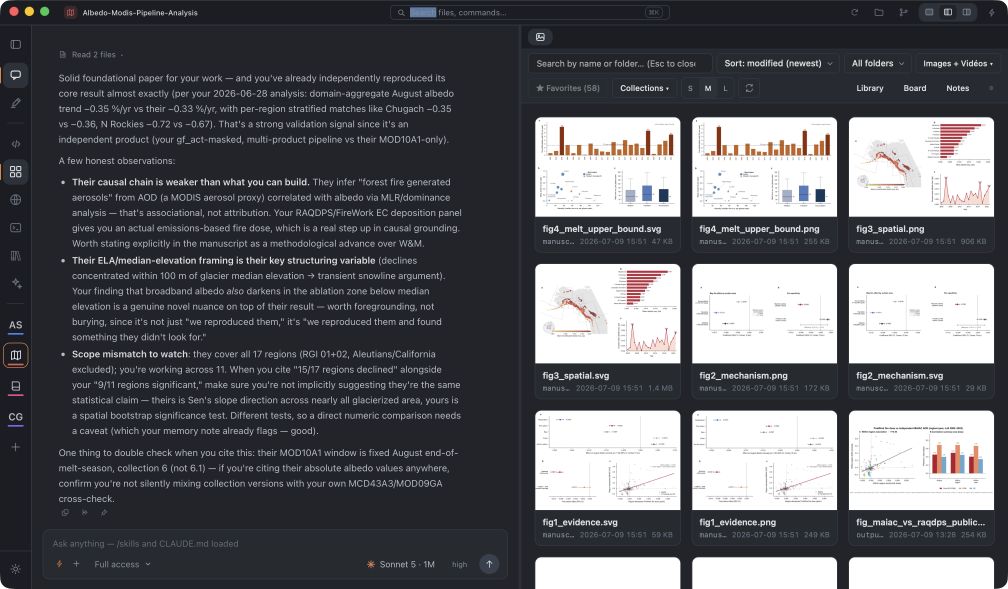
#> input picture docs/ui/baseline/1512x883-dark-split-thread-actif.png, 3024 x 1766 px (shown at 1/3 size); its folder holds 7 pictures in this run
$ python generate-readme-media.py
#> lines starting #> are read from the running program, lines starting #| are printed output that depends on the picture; after the words box and inside, x2 and y2 are one past the last pixel; in counts of white or black regions, pixels touching at a corner belong together
#!/usr/bin/env python3
from __future__ import annotations

from pathlib import Path
import shutil
from PIL import Image, ImageDraw, ImageFont, ImageFilter

ROOT = Path(__file__).resolve().parents[1]
OUT = ROOT / "docs" / "media"
OUT.mkdir(parents=True, exist_ok=True)
WEB_OUT = ROOT / "website" / "public"
WEB_OUT.mkdir(parents=True, exist_ok=True)
BASELINES = ROOT / "docs" / "ui" / "baseline"

W, H = 1600, 1000
BG = "#20242a"
SIDE = "#171a1f"
PANEL = "#262b31"
PANEL2 = "#2d333b"
BORDER = "#3b434f"
TEXT = "#e8eaed"
TEXT2 = "#c9ced7"
MUTED = "#858e9b"
MUTED2 = "#626c7a"
ACCENT = "#e8823a"
BLUE = "#79a7ff"
GREEN = "#98c379"


def font(size: int, bold: bool = False, candidates: list[str] | None = None) -> ImageFont.FreeTypeFont:
#> called with size = 10, bold = False
    candidates = candidates or [
        "/System/Library/Fonts/SFNS.ttf",
        "/System/Library/Fonts/Supplemental/Arial Unicode.ttf",
        "/Library/Fonts/Arial Unicode.ttf",
    ]
    for p in candidates:
        try:
            return ImageFont.truetype(p, size=size)
        except Exception:
            pass
    return ImageFont.load_default()


F10 = font(10)
F12 = font(12)
F13 = font(13)
F14 = font(14)
F15 = font(15)
F16 = font(16)
F17 = font(17)
F18 = font(18)
F20 = font(20)
F22 = font(22)
F24 = font(24)
F28 = font(28)
F40 = font(40)
F52_DISPLAY = font(
    52,
    candidates=[
        "/System/Library/Fonts/NewYorkItalic.ttf",
        "/System/Library/Fonts/Supplemental/Didot.ttc",
        "/System/Library/Fonts/Avenir Next.ttc",
    ],
)
F96_DISPLAY = font(
    96,
    candidates=[
        "/System/Library/Fonts/NewYork.ttf",
        "/System/Library/Fonts/Supplemental/Didot.ttc",
        "/System/Library/Fonts/Avenir Next.ttc",
    ],
)


def centered(draw, xy, s, fill=TEXT2, f=F16):
    draw.text(xy, s, fill=fill, font=f, anchor="mm")


def rr(draw: ImageDraw.ImageDraw, box, radius=10, fill=None, outline=None, width=1):
    draw.rounded_rectangle(box, radius=radius, fill=fill, outline=outline, width=width)


def text(draw, xy, s, fill=TEXT2, f=F16, anchor=None):
    draw.text(xy, s, fill=fill, font=f, anchor=anchor)


def dot(draw, x, y, c):
    draw.ellipse((x, y, x + 18, y + 18), fill=c)


def load_baseline(name: str) -> Image.Image:
#> called with name = '1512x883-dark-split-thread-actif.png'
    path = BASELINES / name
    if not path.is_file():
        raise FileNotFoundError(f"README baseline missing: {path}")
    return Image.open(path).convert("RGB")
#> call 2 of load_baseline, with name = '1512x883-dark-galerie-formats.png'
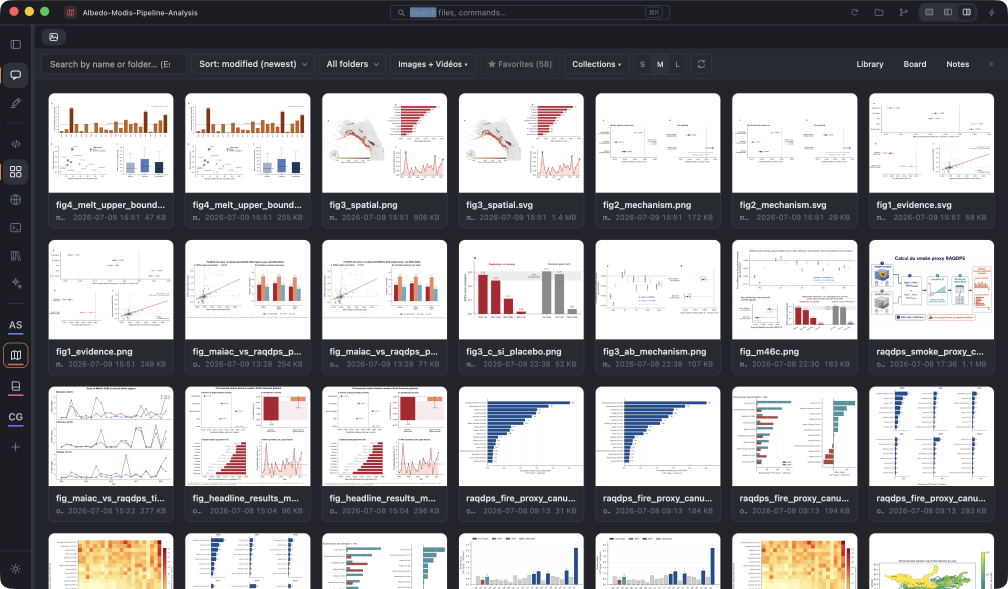
#> input picture docs/ui/baseline/1512x883-dark-galerie-formats.png, 3024 x 1766 px (shown at 1/3 size)
#> call 3 of load_baseline, with name = '1222x1610-dark-latex-editor.png'
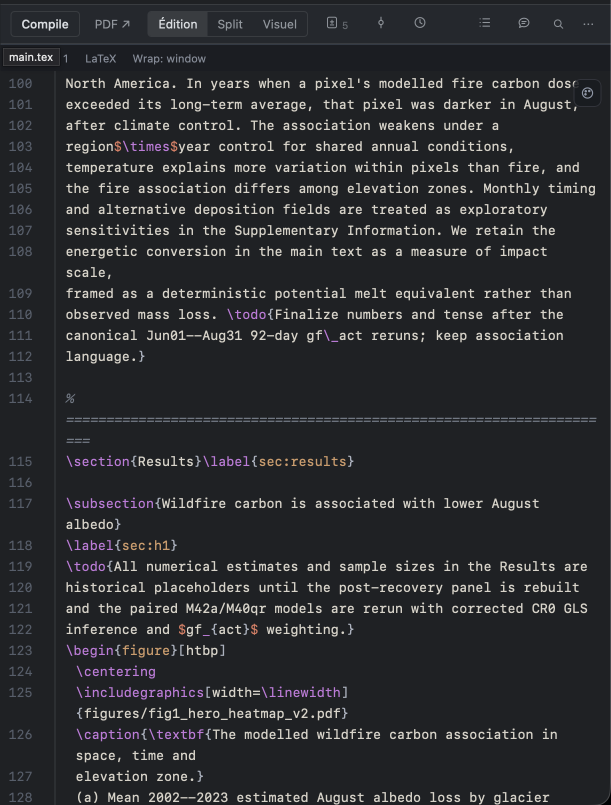
#> input picture docs/ui/baseline/1222x1610-dark-latex-editor.png, 1222 x 1610 px (shown at 1/2 size)
#> in draw_library, `img = Image.new("RGB", (1200, 760), "#20242a")`:
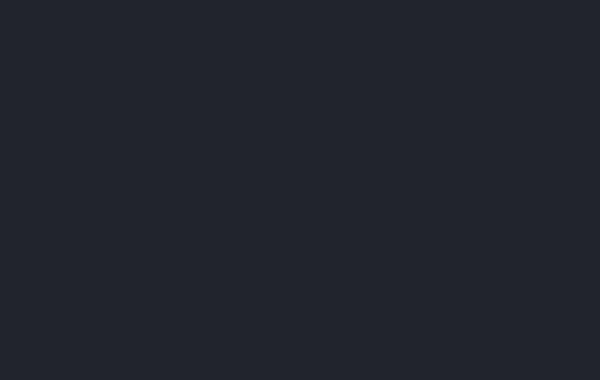
#> img: PIL image 1200x760 RGB (shown at 1/2 size); mean R, G, B 32, 36, 42
#> after the loop in draw_library, `for label, count, active in collections:`: y = 354
#> after the loop in draw_library, `for author, title, year, active in rows:`: y = 650


def cover(image: Image.Image, size: tuple[int, int]) -> Image.Image:
    target_w, target_h = size
    scale = max(target_w / image.width, target_h / image.height)
    resized = image.resize(
        (round(image.width * scale), round(image.height * scale)),
        Image.Resampling.LANCZOS,
    )
    left = (resized.width - target_w) // 2
    top = (resized.height - target_h) // 2
    return resized.crop((left, top, left + target_w, top + target_h))


def draw_banner() -> Image.Image:
    """Editorial hero built from the real product, not a synthetic mockup."""
    img = Image.new("RGB", (1600, 720), "#0d1015")
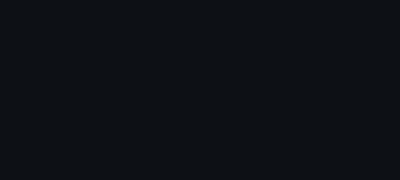
#> img: PIL image 1600x720 RGB (shown at 1/4 size); mean R, G, B 13, 16, 21
    d = ImageDraw.Draw(img)
    d.rectangle((0, 0, 510, 720), fill="#12161c")
    d.line((510, 0, 510, 720), fill="#29303a", width=1)

    text(d, (64, 70), "AGENTIC RESEARCH ENVIRONMENT", "#8f99a7", F15)
    text(d, (62, 136), "Atelier", TEXT, F96_DISPLAY)
    text(d, (68, 254), "Research moves", "#f0f2f5", F52_DISPLAY)
    text(d, (68, 314), "when context stays.", "#f0f2f5", F52_DISPLAY)

    copy = [
        "Ask agents.",
        "Organize evidence.",
        "Inspect figures.",
        "Advance the project.",
    ]
    y = 410
    for index, line in enumerate(copy):
        d.ellipse((68, y + 8, 78, y + 18), fill=ACCENT if index == 3 else "#4b5664")
        text(d, (96, y), line, TEXT2 if index < 3 else TEXT, F22)
        y += 46
#> after the loop, y = 594
    d.line((68, 628, 436, 628), fill=ACCENT, width=3)
    d.line((68, 636, 326, 636), fill="#667181", width=1)

    product = load_baseline("1512x883-dark-split-thread-actif.png")
    product = cover(product, (1020, 596))
    # A quiet shadow step separates the real app from the editorial canvas.
    shadow = Image.new("RGBA", img.size, (0, 0, 0, 0))
#> shadow: PIL image 1600x720 RGBA; every value is 0
    sd = ImageDraw.Draw(shadow)
    sd.rounded_rectangle((544, 76, 1580, 688), radius=22, fill=(0, 0, 0, 145))
    shadow = shadow.filter(ImageFilter.GaussianBlur(18))
    img = Image.alpha_composite(img.convert("RGBA"), shadow).convert("RGB")
    img.paste(product, (554, 86))
    d = ImageDraw.Draw(img)
    d.rounded_rectangle((553, 85, 1575, 683), radius=16, outline="#3a424e", width=2)
    return img


# [137 lines left out: function draw_window, not called in this run]


def crop_resize(img: Image.Image, box, width=960) -> Image.Image:
    cropped = img.crop(box)
    h = round(cropped.height * width / cropped.width)
    return cropped.resize((width, h), Image.Resampling.LANCZOS)


def annotate_focus(base: Image.Image, box, label: str, t: float) -> Image.Image:
#> called with box = (118, 96, 1048, 838), label = 'Project-aware agent workspace', t = 1
    img = base.copy()
    overlay = Image.new("RGBA", img.size, (0, 0, 0, 115))
    mask = Image.new("L", img.size, 0)
#> mask: PIL image 3024x1766 L; every value is 0
    md = ImageDraw.Draw(mask)
    pad = int(18 + 8 * t)
    x1, y1, x2, y2 = box
    md.rounded_rectangle((x1 - pad, y1 - pad, x2 + pad, y2 + pad), radius=22, fill=255)
    overlay.putalpha(Image.eval(mask, lambda p: 0 if p else 115))
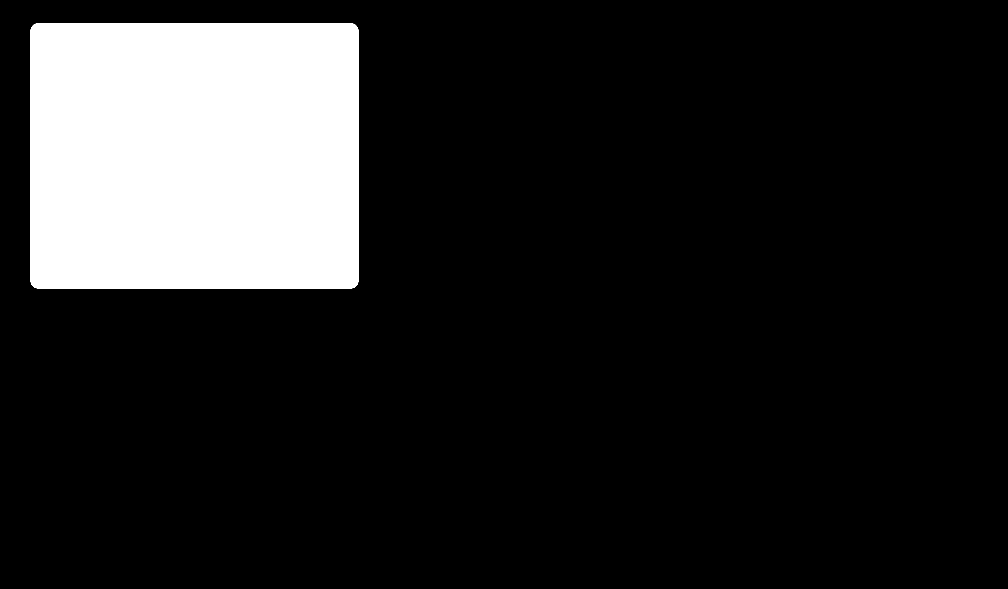
#> mask: PIL image 3024x1766 L (shown at 1/3 size); 14.6% white; 1 white region, box (x1, y1, x2, y2) and area: (92, 70, 1075, 865) 781041
    img = Image.alpha_composite(img.convert("RGBA"), overlay)
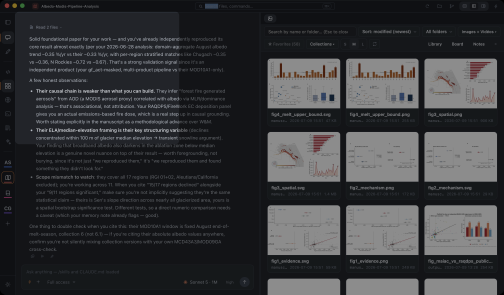
#> img: PIL image 3024x1766 RGBA (shown at 1/6 size); mean R, G, B, A 53.6, 54.6, 57.1, 255
    d = ImageDraw.Draw(img)
    d.rounded_rectangle((x1 - pad, y1 - pad, x2 + pad, y2 + pad), radius=22, outline=ACCENT, width=5)
    label_w = d.textbbox((0, 0), label, font=F22)[2] + 34
#> label_w = 380
    label_box = (x1 - pad, max(70, y1 - pad - 58), x1 - pad + label_w, max(112, y1 - pad - 12))
#> label_box = (92, 70, 472, 112)
    d.rounded_rectangle(label_box, radius=12, fill="#2b313b", outline="#4a5564", width=1)
    d.text((label_box[0] + 17, label_box[1] + 10), label, fill=TEXT, font=F22)
    return img.convert("RGB")
#> returned value: PIL image 3024x1766 RGB


# [22 lines left out: function save_gif, not called in this run]


def story_frame(image: Image.Image, eyebrow: str, title: str, step: int, total: int) -> Image.Image:
    """Turn a complete product view into an editorial README frame."""
#> called with eyebrow = '01 · Project context', step = 0, total = 5
    canvas = Image.new("RGB", (960, 600), "#111419")
    shot = cover(image, (960, 520))
    canvas.paste(shot, (0, 0))
    d = ImageDraw.Draw(canvas)
    d.rectangle((0, 520, 960, 600), fill="#171b21")
    d.rectangle((0, 520, 5, 600), fill=ACCENT)
    text(d, (28, 536), eyebrow.upper(), ACCENT, F12)
    text(d, (28, 558), title, TEXT, F22)
    for i in range(total):
        x1 = 760 + i * 56
        d.rounded_rectangle(
            (x1, 566, x1 + 42, 570),
            radius=2,
            fill=ACCENT if i == step else "#3b424d",
        )
    return canvas


def save_story_gif(
    name: str,
    scenes: list[tuple[Image.Image, str, str]],
) -> None:
    frames: list[Image.Image] = []
    rendered = [story_frame(image, eyebrow, title, i, len(scenes)) for i, (image, eyebrow, title) in enumerate(scenes)]
#> call 4 of story_frame, with eyebrow = '04 · Scientific atelier', title = 'Inspect every figure, file, and result', step = 3, total = 5
#> in story_frame (call 4), `canvas.paste(shot, (0, 0))`:
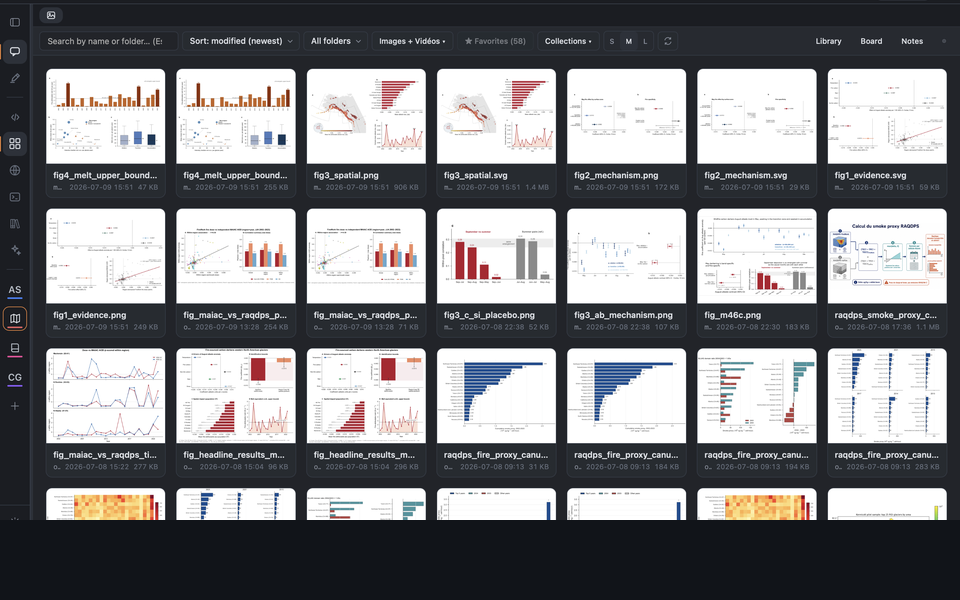
#> canvas: PIL image 960x600 RGB; mean R, G, B 130.2, 130.6, 133.4
#> rendered = 5 items
    for i, frame in enumerate(rendered):
        for _ in range(8):
            frames.append(frame)
        next_frame = rendered[(i + 1) % len(rendered)]
        for blend in (0.2, 0.4, 0.6, 0.8):
            frames.append(Image.blend(frame, next_frame, blend))
#> this loop made 5 passes
#> after the loop, frames = 60 items
    paletted = [frame.convert("P", palette=Image.Palette.ADAPTIVE, colors=128) for frame in frames]
#> paletted = 60 items
    paletted[0].save(
        OUT / name,
        save_all=True,
        append_images=paletted[1:],
        duration=120,
        loop=0,
        optimize=True,
        disposal=2,
    )


def flow_frame(
    split: Image.Image,
    ide: Image.Image,
    zotero: Image.Image,
    gallery: Image.Image,
    active: int,
) -> Image.Image:
    """Show the research loop as four stable, connected product surfaces."""
    canvas = Image.new("RGB", (960, 600), "#111419")
    d = ImageDraw.Draw(canvas)
    text(d, (30, 24), "ONE CONTINUOUS RESEARCH LOOP", MUTED, F12)
    text(d, (30, 48), "Context moves. The project stays.", TEXT, F22)

    sources = [
        cover(split, (210, 140)),
        cover(ide, (210, 140)),
        cover(zotero, (210, 140)),
        cover(gallery, (210, 140)),
    ]
    labels = [
        ("01", "Ask in context", "Project files and history\nstay attached."),
        ("02", "Write in the IDE", "Edit LaTeX, Markdown,\nand code in place."),
        ("03", "Ground with Zotero", "Bring papers and citations\ninto the reasoning."),
        ("04", "Inspect evidence", "Review every figure and\nreturn it to the agent."),
    ]
    for i, (source, (number, label, description)) in enumerate(zip(sources, labels)):
        x = 30 + i * 230
        canvas.paste(source, (x, 118))
        if i != active:
            veil = Image.new("RGBA", (210, 140), (10, 13, 17, 112))
            canvas.paste(veil, (x, 118), veil)
        d = ImageDraw.Draw(canvas)
        d.rectangle((x, 118, x + 210, 122), fill=ACCENT if i == active else "#3b424d")
        text(d, (x, 294), number, ACCENT if i == active else MUTED, F12)
        text(d, (x, 322), label, TEXT if i == active else TEXT2, F15)
        for line_i, line in enumerate(description.splitlines()):
            text(d, (x, 360 + line_i * 23), line, TEXT2 if i == active else MUTED, F13)
        if i < 3:
            d.line((x + 210, 448, x + 230, 448), fill=ACCENT if i < active else "#3b424d", width=3)
#> this loop made 4 passes
#> (number, label, x) on passes 1 to 4: ('01', 'Ask in context', 30), ('02', 'Write in the IDE', 260), ('03', 'Ground with Zotero', 490), ('04', 'Inspect evidence', 720)
    text(d, (30, 540), "ASK", MUTED, F12)
    d.line((80, 547, 880, 547), fill="#3b424d", width=2)
    progress_x = 80 + round(active * 800 / 3)
    d.line((80, 547, progress_x, 547), fill=ACCENT, width=3)
    text(d, (890, 540), "ADVANCE", MUTED, F12)
    return canvas


def save_flow_gif(
    name: str,
    split: Image.Image,
    ide: Image.Image,
    zotero: Image.Image,
    gallery: Image.Image,
) -> None:
    frames: list[Image.Image] = []
    rendered = [flow_frame(split, ide, zotero, gallery, active) for active in range(4)]
#> the loop in flow_frame (call 2), `for i, (source, (number, label, description)) in enumerate(zip(sources..` made 4 passes
#> rendered = 4 items
    for i, frame in enumerate(rendered):
        for _ in range(9):
            frames.append(frame)
        next_frame = rendered[(i + 1) % len(rendered)]
        for blend in (0.25, 0.5, 0.75):
            frames.append(Image.blend(frame, next_frame, blend))
#> this loop made 4 passes
#> after the loop, frames = 48 items
    paletted = [frame.convert("P", palette=Image.Palette.ADAPTIVE, colors=128) for frame in frames]
#> paletted = 48 items
    paletted[0].save(
        OUT / name,
        save_all=True,
        append_images=paletted[1:],
        duration=120,
        loop=0,
        optimize=True,
        disposal=2,
    )


def draw_library() -> Image.Image:
    img = Image.new("RGB", (1200, 760), "#20242a")
    d = ImageDraw.Draw(img)
    d.rectangle((0, 0, 1200, 58), fill="#1b1e24")
    dot(d, 22, 20, "#ff5f57")
    dot(d, 54, 20, "#ffbd2e")
    dot(d, 86, 20, "#28c840")
    text(d, (128, 22), "Atelier · Library", TEXT2, F18)

    d.rectangle((0, 58, 250, 760), fill=SIDE)
    text(d, (28, 100), "COLLECTIONS", MUTED, F12)
    collections = [
        ("All papers", 842, True),
        ("Forest fire aerosols", 67, False),
        ("Glacier albedo", 124, False),
        ("Methods", 38, False),
        ("To cite", 12, False),
    ]
    y = 144
    for label, count, active in collections:
        if active:
            rr(d, (18, y - 12, 230, y + 28), 8, fill="#252b33")
        text(d, (34, y - 2), "▦", BLUE if active else MUTED, F16)
        text(d, (62, y - 4), label, TEXT2 if active else MUTED, F15)
        text(d, (210, y - 4), str(count), MUTED2, F13, anchor="ra")
        y += 42

    d.rectangle((250, 58, 760, 760), fill=BG)
    text(d, (286, 98), "Zotero Library", TEXT, F24)
    rr(d, (286, 138, 728, 180), 10, fill="#252b33", outline=BORDER)
    text(d, (310, 150), "Search title, DOI, author, citekey...", MUTED, F15)
    rows = [
        ("Williamson & Menounos", "Forest fire aerosol and glacier albedo", "2021", True),
        ("Box et al.", "Greenland ice-sheet surface mass balance", "2022", False),
        ("Painter et al.", "Dust radiative forcing in snow", "2018", False),
        ("Musselman et al.", "Snowmelt timing and energy balance", "2023", False),
        ("Flanner et al.", "Aerosol forcing in cryosphere models", "2020", False),
    ]
    y = 220
    for author, title, year, active in rows:
        if active:
            rr(d, (278, y - 14, 742, y + 66), 10, fill="#2b313b", outline="#465160")
        else:
            d.line((286, y + 66, 730, y + 66), fill="#313943", width=1)
        text(d, (306, y), author, TEXT2 if active else MUTED, F16)
        text(d, (306, y + 26), title, TEXT if active else TEXT2, F15)
        text(d, (704, y), year, MUTED, F13)
        y += 86

    d.rectangle((760, 58, 1200, 760), fill="#1d2127")
    text(d, (804, 98), "Reference card", TEXT, F24)
    rr(d, (804, 140, 1148, 360), 14, fill="#252b33", outline="#38414d")
    text(d, (832, 168), "@williamson2021", ACCENT, F18)
    text(d, (832, 210), "The influence of forest fire aerosol", TEXT, F18)
    text(d, (832, 240), "and air temperature on glacier albedo", TEXT, F18)
    text(d, (832, 292), "Remote Sensing of Environment · DOI verified", MUTED, F15)
    rr(d, (832, 390, 972, 430), 10, fill="#303743", outline="#465160")
    text(d, (862, 402), "Add to chat", TEXT, F15)
    rr(d, (990, 390, 1132, 430), 10, fill="#252b33", outline="#465160")
    text(d, (1018, 402), "Copy BibTeX", TEXT2, F15)

    rr(d, (804, 470, 1148, 650), 14, fill="#171a1f", outline=BORDER)
    text(d, (832, 498), "Linked context", TEXT2, F16)
    text(d, (832, 536), "• references.bib", MUTED, F15)
    text(d, (832, 570), "• manuscript methods section", MUTED, F15)
    text(d, (832, 604), "• current agent thread", MUTED, F15)
    return img


def main() -> None:
    split = load_baseline("1512x883-dark-split-thread-actif.png")
    gallery = load_baseline("1512x883-dark-galerie-formats.png")
    ide = load_baseline("1222x1610-dark-latex-editor.png")
    zotero = draw_library()

    draw_banner().save(OUT / "atelier-banner.png", quality=95)
    split.resize((1600, 934), Image.Resampling.LANCZOS).save(
        OUT / "atelier-hero.png", quality=95
    )
    # Keep the complete workspace visible and focus the agent area through
    # contrast. Cropping the transcript made long research lines look broken.
    annotate_focus(
        split,
        (118, 96, 1048, 838),
        "Project-aware agent workspace",
        1,
    ).resize((1600, 934), Image.Resampling.LANCZOS).save(
        OUT / "chat-workspace.png", quality=94
    )
    gallery.resize((1600, 934), Image.Resampling.LANCZOS).save(
        OUT / "atelier-gallery.png", quality=94
    )
    crop_resize(ide, (0, 0, 1222, 714), width=1600).save(
        OUT / "atelier-ide.png", quality=94
    )
    zotero.resize((1600, 1013), Image.Resampling.LANCZOS).save(
        OUT / "atelier-zotero.png", quality=94
    )
    crop_resize(split, (0, 48, 430, 883), width=620).save(
        OUT / "sidebar-projects.png", quality=94
    )
    crop_resize(split, (70, 720, 1050, 883), width=1200).save(
        OUT / "composer.png", quality=94
    )
    zotero.save(OUT / "library-zotero.png", quality=94)

    save_story_gif(
        "atelier-tour.gif",
        [
            (split, "01 · Project context", "Keep the work organized around one project"),
            (ide, "02 · Scientific IDE", "Write LaTeX, Markdown, and code in place"),
            (zotero, "03 · Zotero context", "Bring papers and citations into the work"),
            (gallery, "04 · Scientific atelier", "Inspect every figure, file, and result"),
            (split, "05 · Agent workspace", "Reason and act with the evidence in view"),
        ],
    )
    save_flow_gif("agent-flow.gif", split, ide, zotero, gallery)

    for name in (
        "atelier-banner.png",
        "atelier-hero.png",
        "atelier-tour.gif",
        "agent-flow.gif",
        "chat-workspace.png",
        "atelier-gallery.png",
        "atelier-ide.png",
        "atelier-zotero.png",
        "sidebar-projects.png",
        "composer.png",
        "library-zotero.png",
    ):
        shutil.copy2(OUT / name, WEB_OUT / name)


if __name__ == "__main__":
    main()
